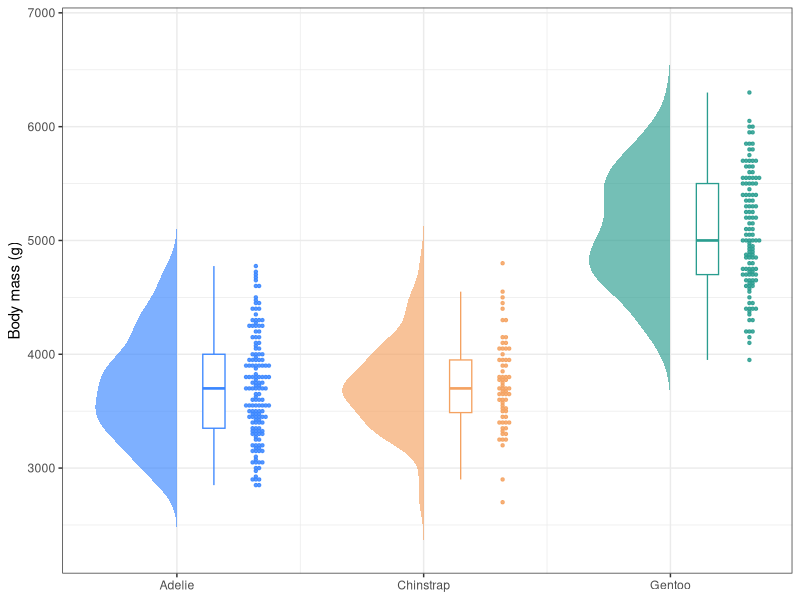
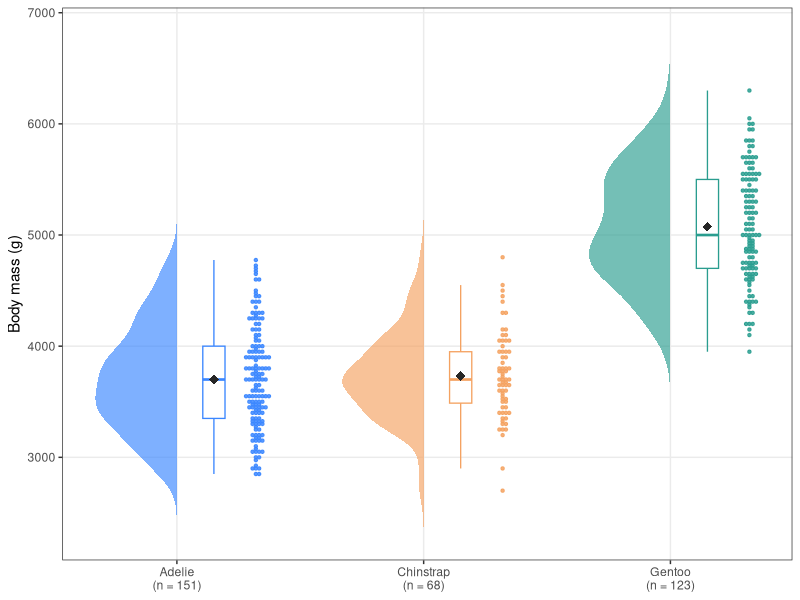
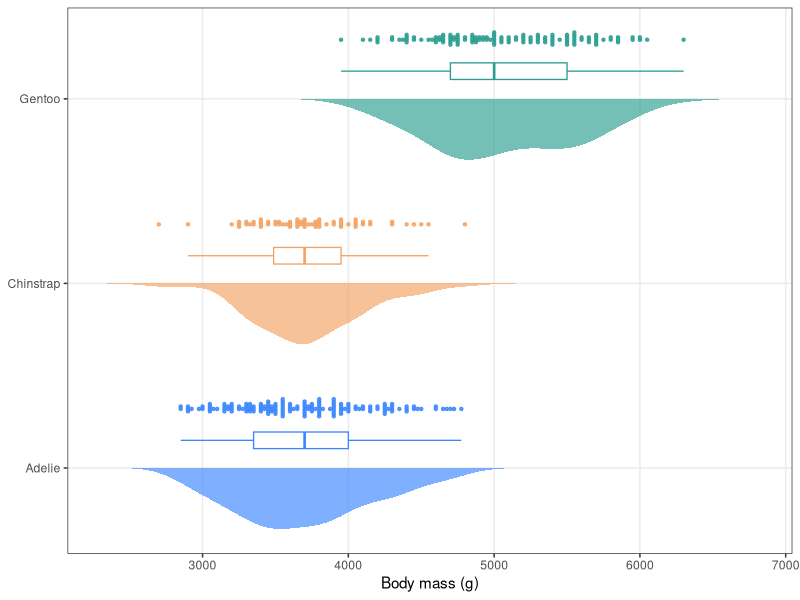
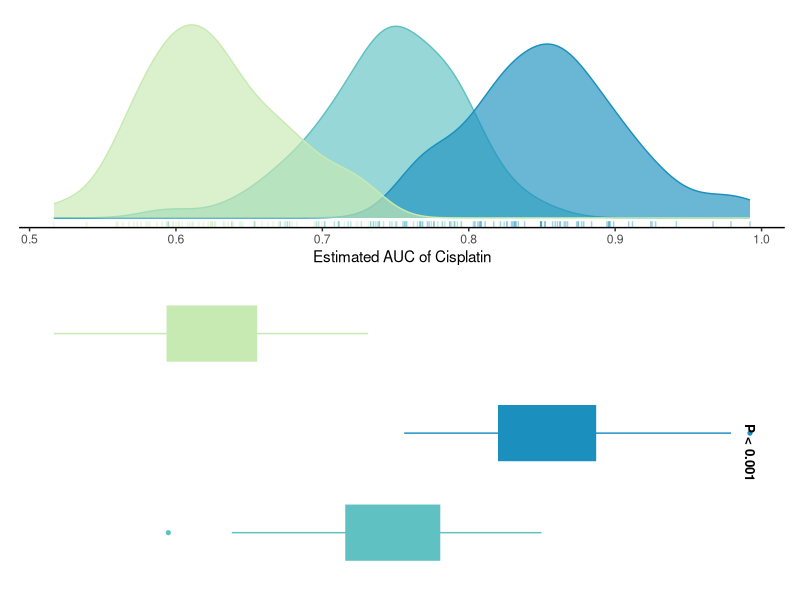

Source code (R) for these figures, in order:
## ---- chunk 1
# Installing necessary packages
if (!requireNamespace("tidyverse", quietly = TRUE)) {
  install.packages("tidyverse")
}
if (!requireNamespace("ggbeeswarm", quietly = TRUE)) {
  install.packages("ggbeeswarm")
}
if (!requireNamespace("palmerpenguins", quietly = TRUE)) {
  install.packages("palmerpenguins")
}

# Load packages
library(tidyverse)
library(ggbeeswarm)
library(palmerpenguins)
## ---- chunk 2
data("penguins")

penguins_clean <- penguins |>
  filter(!is.na(body_mass_g)) |>
  mutate(species = factor(species))

head(penguins_clean, 3)
## ---- chunk 3
# Half-violin polygons: for each group, the density curve is mirrored to the
# left of the group centre (x = group position) and closed as a polygon.
half_violin <- function(data, group_col, value_col, width = 0.33) {
  groups <- levels(factor(data[[group_col]]))
  map_dfr(groups, function(g) {
    values <- data[[value_col]][as.character(data[[group_col]]) == g]
    d <- density(values, n = 200)
    tibble(
      group = g,
      x = which(groups == g) - d$y / max(d$y) * width,
      y = d$x)
  })
}
## ---- chunk 4
#| label: fig-1.1BasicRaincloud
#| fig-cap: "Basic raincloud plot of penguin body mass"
#| out.width: "95%"
#| warning: false
#| message: false
#| fig-width: 8.5
#| fig-height: 5.5

violin_data <- half_violin(penguins_clean, "species", "body_mass_g")
centres <- set_names(seq_along(levels(penguins_clean$species)),
                     levels(penguins_clean$species))
x_pos <- centres[as.character(penguins_clean$species)]

raincloud_colors <- c(Adelie = "#3a86ff", Chinstrap = "#f4a261", Gentoo = "#2a9d8f")

ggplot(penguins_clean) +
  geom_polygon(data = violin_data, aes(x = x, y = y, fill = group, group = group),
               alpha = .65, colour = NA) +
  geom_boxplot(aes(x = x_pos + .15, y = body_mass_g, group = species, colour = species),
               width = .09, outlier.shape = NA, fill = "white", linewidth = .45) +
  geom_beeswarm(aes(x = x_pos + .32, y = body_mass_g, colour = species),
                cex = .5, size = .85, alpha = .85) +
  scale_fill_manual(values = raincloud_colors) +
  scale_colour_manual(values = raincloud_colors) +
  scale_x_continuous(breaks = centres, labels = levels(penguins_clean$species)) +
  labs(x = NULL, y = "Body mass (g)") +
  theme_bw() +
  theme(legend.position = "none")
## ---- chunk 5
#| label: fig-1.2AnnotatedRaincloud
#| fig-cap: "Raincloud plot with mean markers and sample sizes"
#| out.width: "95%"
#| warning: false
#| message: false
#| fig-width: 8.5
#| fig-height: 5.5

ggplot(penguins_clean) +
  geom_polygon(data = violin_data, aes(x = x, y = y, fill = group, group = group),
               alpha = .65, colour = NA) +
  geom_boxplot(aes(x = x_pos + .15, y = body_mass_g, group = species, colour = species),
               width = .09, outlier.shape = NA, fill = "white", linewidth = .45) +
  geom_beeswarm(aes(x = x_pos + .32, y = body_mass_g, colour = species),
                cex = .5, size = .85, alpha = .85) +
  stat_summary(aes(x = x_pos + .15, y = body_mass_g, group = species),
               fun = mean, geom = "point", shape = 18, size = 3, colour = "grey15") +
  scale_fill_manual(values = raincloud_colors) +
  scale_colour_manual(values = raincloud_colors) +
  scale_x_continuous(
    breaks = centres,
    labels = paste0(levels(penguins_clean$species), "\n(n = ",
                    table(penguins_clean$species)[levels(penguins_clean$species)], ")")) +
  labs(x = NULL, y = "Body mass (g)") +
  theme_bw() +
  theme(legend.position = "none", panel.grid.minor = element_blank())
## ---- chunk 6
#| label: fig-1.3HorizontalRaincloud
#| fig-cap: "Horizontal raincloud plot"
#| out.width: "95%"
#| warning: false
#| message: false
#| fig-width: 8.5
#| fig-height: 5

ggplot(penguins_clean) +
  geom_polygon(data = violin_data, aes(x = x, y = y, fill = group, group = group),
               alpha = .65, colour = NA) +
  geom_boxplot(aes(x = x_pos + .15, y = body_mass_g, group = species, colour = species),
               width = .09, outlier.shape = NA, fill = "white", linewidth = .45) +
  geom_beeswarm(aes(x = x_pos + .32, y = body_mass_g, colour = species),
                cex = .5, size = .85, alpha = .85) +
  scale_fill_manual(values = raincloud_colors) +
  scale_colour_manual(values = raincloud_colors) +
  scale_x_continuous(breaks = centres, labels = levels(penguins_clean$species)) +
  labs(x = NULL, y = "Body mass (g)") +
  theme_bw() +
  theme(legend.position = "none", panel.grid.minor = element_blank()) +
  coord_flip()
## ---- chunk 7
#| label: fig-4.1BoxDensityPair
#| fig-cap: "Cisplatin AUC estimates for three response strata: density curves with rug marks on top, horizontal box plots below, both panels painted from one palette with the Kruskal-Wallis p slung along the seam."
#| out.width: "95%"
#| warning: false
#| message: false
#| fig-width: 6.5
#| fig-height: 7

library(patchwork)
set.seed(6401)
df <- data.frame(
  Drug = rep("Cisplatin", 180),
  Subtype = rep(c("Sensitive", "Intermediate", "Resistant"), each = 60),
  AUC = c(rnorm(60, 0.62, 0.05), rnorm(60, 0.74, 0.05), rnorm(60, 0.86, 0.05)))
# 超过两组 -> Kruskal-Wallis；恰两组时可换 t.test/wilcox.test
p.val <- kruskal.test(AUC ~ Subtype, data = df)
stopifnot(p.val$p.value < 0.001)
p.lab <- paste0("P ", ifelse(p.val$p.value < 0.001, "< 0.001", round(p.val$p.value, 3)))
# 同一套色盘驱动两面板，跨接缝颜色可直读
pal3 <- c(Sensitive = "#C7EAB2", Intermediate = "#5FC1C2", Resistant = "#1B90BE")
p_top <- ggplot(df, aes(AUC, colour = Subtype, fill = Subtype)) +
  geom_density(alpha = 0.65, linewidth = 0.5) +
  geom_rug(alpha = 0.4) +
  scale_colour_manual(values = pal3) + scale_fill_manual(values = pal3) +
  labs(x = paste0("Estimated AUC of ", unique(df$Drug)), y = NULL) +
  theme_classic(base_size = 11) +
  theme(legend.position = "none", axis.text.y = element_blank(),
        axis.ticks.y = element_blank(), axis.line.y = element_blank(),
        panel.grid.major.y = element_blank())
# 下面板：coord_flip 使箱线进入同一水平流向
p_bot <- ggplot(df, aes(Subtype, AUC, fill = Subtype, colour = Subtype)) +
  geom_boxplot(width = 0.55, outlier.size = 1.1) +
  scale_fill_manual(values = pal3) + scale_colour_manual(values = pal3) +
  annotate(geom = "text", x = 1.52, y = max(df$AUC), hjust = 1,
           size = 3.4, fontface = "bold", angle = 270, label = p.lab) +
  coord_flip() + labs(x = NULL, y = "Estimated AUC") +
  theme_void(base_size = 11) +
  theme(legend.position = "none", axis.text.y = element_blank(),
        axis.ticks = element_blank(), panel.grid.major = element_blank())
print(p_top / p_bot + plot_layout(heights = c(2, 3)))
